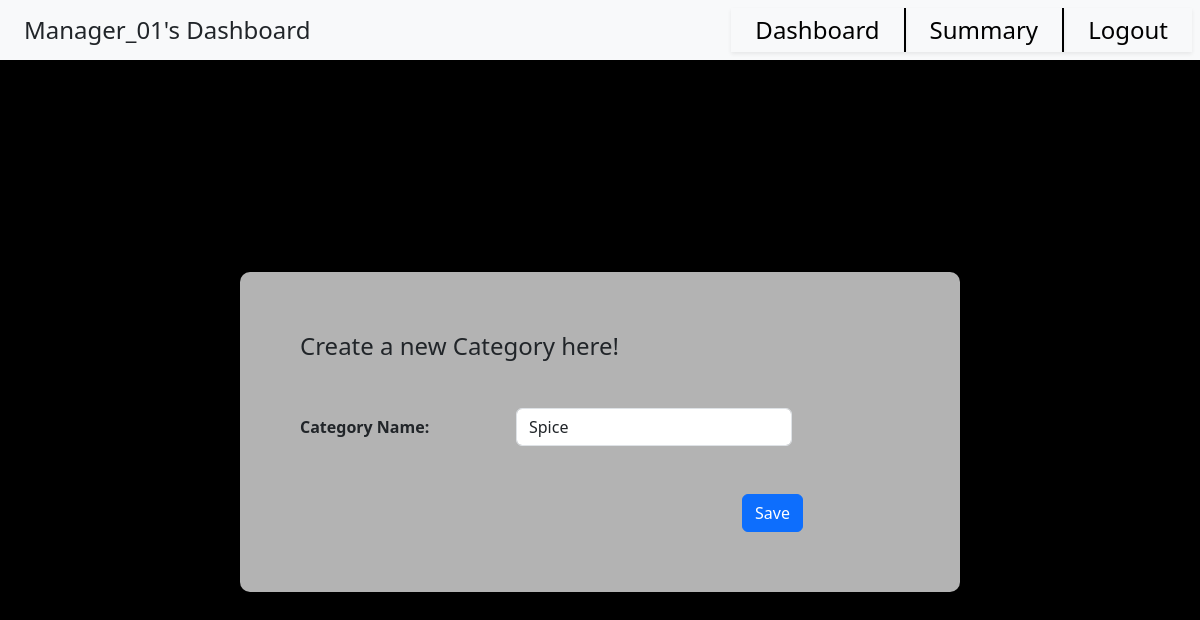
Page /Manager_01/edit_category/cat_3 on the earlier database version.
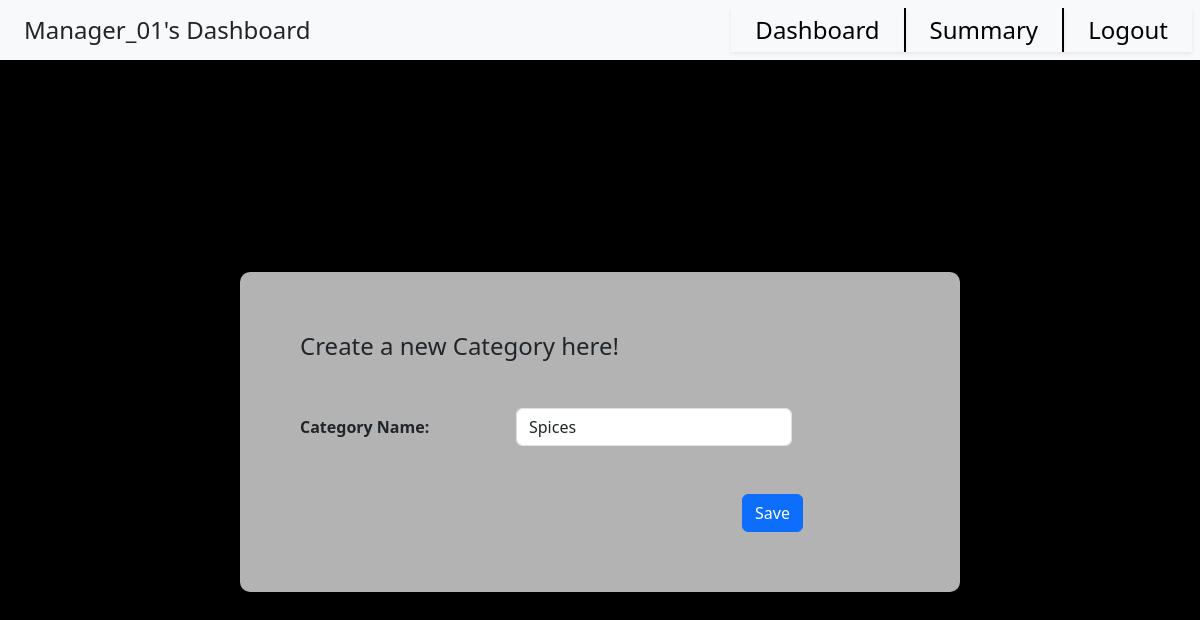
Same page on the later database version.
### application/models.py (models this page shows)
class Category(db.Model):
    __tablename__ = 'Category'
    CID = db.Column(db.Integer, autoincrement=True, primary_key=True)
    Name = db.Column(db.String(collation='NOCASE'), unique=True, nullable=False)
    products = db.relationship("Product", back_populates="cat", cascade='all, delete-orphan', passive_deletes=True)

### application/manager_actions.py (the view)
@app.route("/<usr>/edit_category/cat_<cat>")
def edit_category_page(usr, cat):
    c = Category.query.filter(Category.CID == cat).first()
    return render_template("create_edit_cat.html", user=usr, cat = c)

### templates/create_edit_cat.html (shortened to what this page needs)
<!DOCTYPE html>
<html>
    <head>
        <link href="https://cdn.jsdelivr.net/npm/bootstrap@5.3.1/dist/css/bootstrap.min.css" rel="stylesheet">
    </head>
    <body id="body">
        <nav id = "nav" class="navbar sticky-top bg-body-tertiary text-center">
                <div class="nav" style = "text-align:left;">
                    {{ user }}'s Dashboard
                </div>
                <div class="clickable nav shadow-sm" style = "margin-left:auto;text-align:right; border-right:2px solid black;">
                    <a href="/{{ user }}/manager_dashboard" style = "text-decoration:none; color:black;">Dashboard</a>
                </div>
                <div class="clickable nav shadow-sm" style = "text-align:right; border-right:2px solid black;">
                    <a href="/{{ user }}/summary" style = "text-decoration:none; color:black;">Summary</a>
                </div>
                <div class="clickable nav shadow-sm" style = "margin-right:1vh; text-align:left;">
                    <a href="/login" style = "text-decoration:none; color:black;">Logout</a>
                </div>
        </nav>
        <div id = "content" class="container">
            <div id = "form-wrap">
                <h4 class="mb-5">Create a new Category here!</h4>
                <form style = "width:50vw">
                    <div class = "row g-5 align-items-center mb-5">
                        <div class="col-auto col-sm-4">
                            <b><label for="cat-name" class="col-form-label">Category Name:</label></b>
                        </div>
                        {% if cat is none %}
                            <div class="col-auto col-sm-6">
                                <input type="text" class="form-control" id="cat-name">
                            </div>
                        {% else %}
                            <div class="col-auto col-sm-6">
                                <input type="text" class="form-control" id="cat-name" value="{{ cat.Name }}">
                            </div>
                        {% endif %}
                    </div>
                    {% if cat is none %}
                        <div class="col-1" style ="margin-left:auto; margin-right:9vw;">
                            <button type="button" class="btn btn-primary" onclick = "create('{{ user }}')">Save</button>
                        </div>
                    {% else %}
                        <div class="col-1" style ="margin-left:auto; margin-right:9vw;">
                            <button type="button" class="btn btn-primary" onclick = "update('{{ user }}','{{ cat.CID }}')">Save</button>
                        </div>
                    {% endif %}
                </form>
            </div>
        </div>
    </body>
</html>

Differences in the rows shown:
changed Category: Name "Spice" → "Spices"
